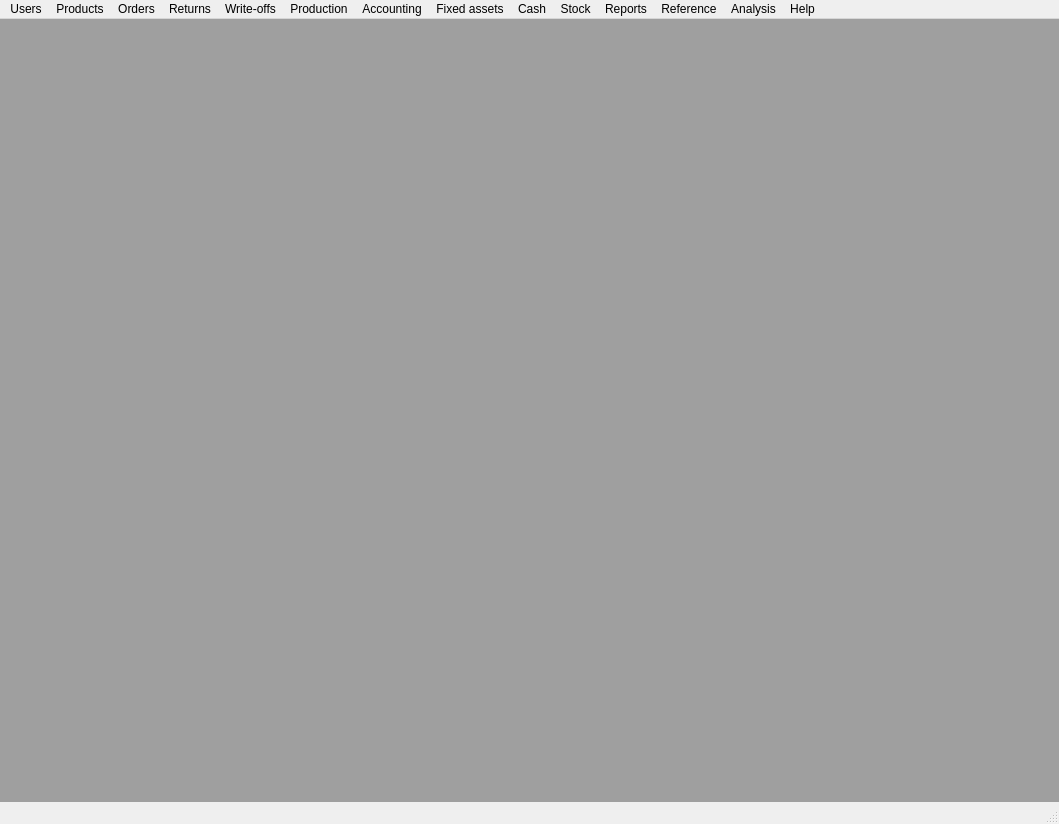
<?xml version="1.0" encoding="UTF-8"?>
<ui version="4.0">
 <class>MainWindow</class>
 <widget class="QMainWindow" name="MainWindow">
  <property name="geometry">
   <rect>
    <x>0</x>
    <y>0</y>
    <width>1059</width>
    <height>824</height>
   </rect>
  </property>
  <property name="minimumSize">
   <size>
    <width>800</width>
    <height>600</height>
   </size>
  </property>
  <property name="windowTitle">
   <string>Ormas Admin Panel</string>
  </property>
  <property name="locale">
   <locale language="English" country="UnitedStates"/>
  </property>
  <widget class="QWidget" name="centrWidget">
   <layout class="QGridLayout" name="gridLayout">
    <property name="leftMargin">
     <number>0</number>
    </property>
    <property name="topMargin">
     <number>0</number>
    </property>
    <property name="rightMargin">
     <number>0</number>
    </property>
    <property name="bottomMargin">
     <number>0</number>
    </property>
    <property name="spacing">
     <number>0</number>
    </property>
    <item row="0" column="0">
     <widget class="QMdiArea" name="mdiArea"/>
    </item>
   </layout>
  </widget>
  <widget class="QMenuBar" name="menuBar">
   <property name="geometry">
    <rect>
     <x>0</x>
     <y>0</y>
     <width>1059</width>
     <height>26</height>
    </rect>
   </property>
   <widget class="QMenu" name="menuUsers">
    <property name="locale">
     <locale language="English" country="UnitedStates"/>
    </property>
    <property name="title">
     <string>Users</string>
    </property>
    <addaction name="actionAllUsers"/>
    <addaction name="actionClients"/>
    <addaction name="actionEmployees"/>
    <addaction name="actionPurveyors"/>
    <addaction name="actionAccountables"/>
    <addaction name="actionBorrowers"/>
    <addaction name="actionCreditors"/>
    <addaction name="actionShareholders"/>
    <addaction name="actionGroup"/>
    <addaction name="actionUserGroup"/>
    <addaction name="separator"/>
    <addaction name="actionCompanyEmployees"/>
    <addaction name="actionCashboxEmployees"/>
    <addaction name="actionWarehouseEmployees"/>
    <addaction name="separator"/>
    <addaction name="actionAccess"/>
    <addaction name="actionAccessItems"/>
    <addaction name="actionUserPhoto"/>
    <addaction name="actionPosition"/>
   </widget>
   <widget class="QMenu" name="menuProducts">
    <property name="title">
     <string>Products</string>
    </property>
    <addaction name="actionProductType"/>
    <addaction name="actionProducts"/>
    <addaction name="actionProductPhoto"/>
    <addaction name="actionSpecifications"/>
    <addaction name="actionSpecificationList"/>
    <addaction name="actionPrices"/>
    <addaction name="actionNetCost"/>
    <addaction name="actionEmployeeProducts"/>
    <addaction name="actionBranchProducts"/>
    <addaction name="actionOtherStocks"/>
   </widget>
   <widget class="QMenu" name="menuOrders">
    <property name="title">
     <string>Orders</string>
    </property>
    <addaction name="actionOrders"/>
    <addaction name="actionOrderList"/>
   </widget>
   <widget class="QMenu" name="menuReturns">
    <property name="title">
     <string>Returns</string>
    </property>
    <addaction name="actionReturns"/>
    <addaction name="actionReturnList"/>
   </widget>
   <widget class="QMenu" name="menuReferences">
    <property name="title">
     <string>Reference</string>
    </property>
    <addaction name="actionCompany"/>
    <addaction name="actionCurrency"/>
    <addaction name="actionMeasure"/>
    <addaction name="actionLocation"/>
    <addaction name="actionRoles"/>
    <addaction name="actionStatus"/>
    <addaction name="actionStatusRule"/>
    <addaction name="actionRelation"/>
    <addaction name="actionRelationType"/>
    <addaction name="actionDivision"/>
    <addaction name="actionBranch"/>
    <addaction name="actionWarehouseType"/>
   </widget>
   <widget class="QMenu" name="menuHelp">
    <property name="title">
     <string>Help</string>
    </property>
    <addaction name="actionAbout"/>
   </widget>
   <widget class="QMenu" name="menuProductions">
    <property name="title">
     <string>Production</string>
    </property>
    <addaction name="actionProduction"/>
    <addaction name="actionProductionList"/>
    <addaction name="actionProductionStock"/>
    <addaction name="actionProductionConsumeRaws"/>
    <addaction name="actionProductionPlan"/>
    <addaction name="actionProductionPlanList"/>
    <addaction name="actionJobprice"/>
    <addaction name="actionJobsheet"/>
    <addaction name="actionPercentRate"/>
    <addaction name="actionTimesheet"/>
    <addaction name="actionSpoilage"/>
    <addaction name="actionSpoilageList"/>
    <addaction name="actionReworkRaws"/>
   </widget>
   <widget class="QMenu" name="menuWriteOffs">
    <property name="title">
     <string>Write-offs</string>
    </property>
    <addaction name="actionWriteOffs"/>
    <addaction name="actionWriteOffList"/>
   </widget>
   <widget class="QMenu" name="menuAccountings">
    <property name="title">
     <string>Accounting</string>
    </property>
    <addaction name="actionBalances"/>
    <addaction name="actionAccounts"/>
    <addaction name="actionSubaccounts"/>
    <addaction name="actionSubaccountLimit"/>
    <addaction name="actionGenerateOneAccount"/>
    <addaction name="actionGenerateAccounts"/>
    <addaction name="separator"/>
    <addaction name="actionSalary"/>
    <addaction name="actionSalaryType"/>
    <addaction name="actionPayroll"/>
    <addaction name="separator"/>
    <addaction name="actionAccountType"/>
    <addaction name="actionBranchSubaccounts"/>
    <addaction name="actionDivisionAccounts"/>
    <addaction name="actionChartOfAccounts"/>
    <addaction name="actionCompanyAccounts"/>
    <addaction name="actionEntry"/>
    <addaction name="actionEntryRouting"/>
    <addaction name="actionAccountableReport"/>
    <addaction name="actionCloseOfMonth"/>
    <addaction name="separator"/>
    <addaction name="actionWarehouse"/>
    <addaction name="actionCashbox"/>
   </widget>
   <widget class="QMenu" name="menuStock">
    <property name="title">
     <string>Stock</string>
    </property>
    <addaction name="actionStock"/>
    <addaction name="actionRawStock"/>
    <addaction name="actionProductStock"/>
    <addaction name="actionOrderRaws"/>
    <addaction name="actionStockTransfers"/>
    <addaction name="actionConsumptionRaws"/>
    <addaction name="actionWriteOffRaws"/>
    <addaction name="actionTransports"/>
    <addaction name="actionReceiptProducts"/>
    <addaction name="actionConsumptionProducts"/>
    <addaction name="actionInventorization"/>
    <addaction name="actionLowValueStock"/>
    <addaction name="actionConsumeOthSt"/>
    <addaction name="actionReceiptOthSt"/>
    <addaction name="actionStockLimit"/>
   </widget>
   <widget class="QMenu" name="menuCash">
    <property name="title">
     <string>Cash</string>
    </property>
    <addaction name="actionCash"/>
    <addaction name="actionPayments"/>
    <addaction name="actionPayslip"/>
    <addaction name="actionRefund"/>
    <addaction name="actionWithdrawal"/>
    <addaction name="actionCashBookList"/>
   </widget>
   <widget class="QMenu" name="menuReports">
    <property name="title">
     <string>Reports</string>
    </property>
    <addaction name="actionCompanyBalanceInfo"/>
    <addaction name="actionFinancialReport"/>
    <addaction name="actionCompanyBalance"/>
    <addaction name="separator"/>
    <addaction name="actionSpecificationReport"/>
    <addaction name="actionProfitability"/>
    <addaction name="actionSalesReport"/>
    <addaction name="actionAccountCard"/>
    <addaction name="actionWarehouseTurnover"/>
    <addaction name="actionDailySalesReport"/>
    <addaction name="actionCommonReport"/>
    <addaction name="actionAgentReport"/>
    <addaction name="separator"/>
    <addaction name="actionFixedAssetsReport"/>
    <addaction name="actionWarehouseReport"/>
   </widget>
   <widget class="QMenu" name="menuFixedAssets">
    <property name="title">
     <string>Fixed assets</string>
    </property>
    <addaction name="actionFixedAssets"/>
    <addaction name="actionFixedAssetsOperation"/>
    <addaction name="actionInventory"/>
    <addaction name="actionAmortizeGroup"/>
    <addaction name="actionAmortizeType"/>
   </widget>
   <widget class="QMenu" name="menuAnalysis">
    <property name="title">
     <string>Analysis</string>
    </property>
    <addaction name="actionABCAnalysis"/>
    <addaction name="actionProductAlalysis"/>
    <addaction name="actionRawMaterialsAnalysis"/>
    <addaction name="actionCash_analysis"/>
   </widget>
   <addaction name="menuUsers"/>
   <addaction name="menuProducts"/>
   <addaction name="menuOrders"/>
   <addaction name="menuReturns"/>
   <addaction name="menuWriteOffs"/>
   <addaction name="menuProductions"/>
   <addaction name="menuAccountings"/>
   <addaction name="menuFixedAssets"/>
   <addaction name="menuCash"/>
   <addaction name="menuStock"/>
   <addaction name="menuReports"/>
   <addaction name="menuReferences"/>
   <addaction name="menuAnalysis"/>
   <addaction name="menuHelp"/>
  </widget>
  <widget class="QStatusBar" name="statusbar"/>
  <action name="actionAllUsers">
   <property name="text">
    <string>All users</string>
   </property>
  </action>
  <action name="actionClients">
   <property name="text">
    <string>Clients</string>
   </property>
  </action>
  <action name="actionEmployees">
   <property name="text">
    <string>Employees</string>
   </property>
  </action>
  <action name="actionAccess">
   <property name="text">
    <string>Access</string>
   </property>
  </action>
  <action name="actionProductType">
   <property name="text">
    <string>Products type</string>
   </property>
  </action>
  <action name="actionProducts">
   <property name="text">
    <string>Products</string>
   </property>
  </action>
  <action name="actionOrders">
   <property name="text">
    <string>Orders</string>
   </property>
  </action>
  <action name="actionProductsList">
   <property name="text">
    <string>Products list</string>
   </property>
  </action>
  <action name="actionOrderList">
   <property name="text">
    <string>Order details</string>
   </property>
  </action>
  <action name="actionDeleteOrder">
   <property name="text">
    <string>Delete order</string>
   </property>
  </action>
  <action name="actionReturns">
   <property name="text">
    <string>Returns</string>
   </property>
  </action>
  <action name="actionReturnList">
   <property name="text">
    <string>Retrun details</string>
   </property>
  </action>
  <action name="actionDeleteReturn">
   <property name="text">
    <string>Delete return</string>
   </property>
  </action>
  <action name="actionCompany">
   <property name="text">
    <string>Company</string>
   </property>
  </action>
  <action name="actionCurrency">
   <property name="text">
    <string>Currency</string>
   </property>
  </action>
  <action name="actionMeasure">
   <property name="text">
    <string>Measure</string>
   </property>
  </action>
  <action name="actionLocation">
   <property name="text">
    <string>Location</string>
   </property>
  </action>
  <action name="actionRoles">
   <property name="text">
    <string>Roles</string>
   </property>
  </action>
  <action name="actionStatus">
   <property name="text">
    <string>Status</string>
   </property>
  </action>
  <action name="actionAbout">
   <property name="text">
    <string>About</string>
   </property>
  </action>
  <action name="actionProduction">
   <property name="text">
    <string>Production</string>
   </property>
  </action>
  <action name="actionAccessItems">
   <property name="text">
    <string>Access items</string>
   </property>
  </action>
  <action name="actionPrices">
   <property name="text">
    <string>Prices</string>
   </property>
  </action>
  <action name="actionProductionList">
   <property name="text">
    <string>Production details</string>
   </property>
  </action>
  <action name="actionWriteOffs">
   <property name="text">
    <string>Write-offs</string>
   </property>
  </action>
  <action name="actionWriteOffList">
   <property name="text">
    <string>Write-off details</string>
   </property>
  </action>
  <action name="actionUserPhoto">
   <property name="text">
    <string>User photo</string>
   </property>
  </action>
  <action name="actionProductPhoto">
   <property name="text">
    <string>Product photo</string>
   </property>
  </action>
  <action name="actionPosition">
   <property name="text">
    <string>Position</string>
   </property>
  </action>
  <action name="actionRelation">
   <property name="text">
    <string>Relation</string>
   </property>
  </action>
  <action name="actionRelationType">
   <property name="text">
    <string>Relation types</string>
   </property>
  </action>
  <action name="actionBalances">
   <property name="text">
    <string>Balances</string>
   </property>
  </action>
  <action name="actionSalary">
   <property name="text">
    <string>Salary</string>
   </property>
  </action>
  <action name="actionSalaryType">
   <property name="text">
    <string>Salary type</string>
   </property>
  </action>
  <action name="actionPayments">
   <property name="text">
    <string>Payments</string>
   </property>
  </action>
  <action name="actionPayroll">
   <property name="text">
    <string>Payroll</string>
   </property>
  </action>
  <action name="actionWithdrawal">
   <property name="text">
    <string>Withdrawal</string>
   </property>
  </action>
  <action name="actionRefund">
   <property name="text">
    <string>Refund</string>
   </property>
  </action>
  <action name="actionPayslip">
   <property name="text">
    <string>Payslip</string>
   </property>
  </action>
  <action name="actionOrderRaws">
   <property name="text">
    <string>Order raw materials</string>
   </property>
  </action>
  <action name="actionStockTransfers">
   <property name="text">
    <string>Stock transfer</string>
   </property>
  </action>
  <action name="actionTransports">
   <property name="text">
    <string>Transports</string>
   </property>
  </action>
  <action name="actionReceiptProducts">
   <property name="text">
    <string>Receipt products</string>
   </property>
  </action>
  <action name="actionConsumptionRaws">
   <property name="text">
    <string>Consumption raw materials</string>
   </property>
  </action>
  <action name="actionWriteOffRaws">
   <property name="text">
    <string>Write-off raw materials</string>
   </property>
  </action>
  <action name="actionConsumptionProducts">
   <property name="text">
    <string>Consumption products</string>
   </property>
  </action>
  <action name="actionStock">
   <property name="text">
    <string>Stock</string>
   </property>
  </action>
  <action name="actionInventorization">
   <property name="text">
    <string>Inventorization</string>
   </property>
  </action>
  <action name="actionSpecifications">
   <property name="text">
    <string>Specification</string>
   </property>
  </action>
  <action name="actionSpecificationList">
   <property name="text">
    <string>Specification details</string>
   </property>
  </action>
  <action name="actionJobprice">
   <property name="text">
    <string>Jobprice</string>
   </property>
  </action>
  <action name="actionJobsheet">
   <property name="text">
    <string>Jobsheet</string>
   </property>
  </action>
  <action name="actionPercentRate">
   <property name="text">
    <string>Percent rate</string>
   </property>
  </action>
  <action name="actionTimesheet">
   <property name="text">
    <string>Timesheet</string>
   </property>
  </action>
  <action name="actionAccounts">
   <property name="text">
    <string>Accounts</string>
   </property>
  </action>
  <action name="actionAccountType">
   <property name="text">
    <string>Account type</string>
   </property>
  </action>
  <action name="actionChartOfAccounts">
   <property name="text">
    <string>Chart of Accounts</string>
   </property>
  </action>
  <action name="actionCompanyAccounts">
   <property name="text">
    <string>Company accounts</string>
   </property>
  </action>
  <action name="actionEntry">
   <property name="text">
    <string>Entry</string>
   </property>
  </action>
  <action name="actionNetCost">
   <property name="text">
    <string>Net cost</string>
   </property>
  </action>
  <action name="actionProductionPlan">
   <property name="text">
    <string>Production plan</string>
   </property>
  </action>
  <action name="actionProductionPlanList">
   <property name="text">
    <string>Production plan details</string>
   </property>
  </action>
  <action name="actionSpoilage">
   <property name="text">
    <string>Spoilage</string>
   </property>
  </action>
  <action name="actionSpoilageList">
   <property name="text">
    <string>Spoilage details</string>
   </property>
  </action>
  <action name="actionPurveyors">
   <property name="text">
    <string>Purveyors</string>
   </property>
  </action>
  <action name="actionGenerateAccounts">
   <property name="text">
    <string>Generate accounts</string>
   </property>
  </action>
  <action name="actionGenerateOneAccount">
   <property name="text">
    <string>Generate one account</string>
   </property>
  </action>
  <action name="actionEntryRouting">
   <property name="text">
    <string>Entry routing</string>
   </property>
  </action>
  <action name="actionCompanyEmployees">
   <property name="text">
    <string>Company employees</string>
   </property>
  </action>
  <action name="actionProductionStock">
   <property name="text">
    <string>Production stock</string>
   </property>
  </action>
  <action name="actionStatusRule">
   <property name="text">
    <string>Status rule</string>
   </property>
  </action>
  <action name="actionSubaccounts">
   <property name="text">
    <string>Subaccounts</string>
   </property>
  </action>
  <action name="actionProductionConsumeRaws">
   <property name="text">
    <string>Consume raws</string>
   </property>
  </action>
  <action name="actionCompanyBalanceInfo">
   <property name="text">
    <string>Company balance info</string>
   </property>
  </action>
  <action name="actionReworkRaws">
   <property name="text">
    <string>Rework raws</string>
   </property>
  </action>
  <action name="actionCloseOfMonth">
   <property name="text">
    <string>Close of month</string>
   </property>
  </action>
  <action name="actionFinancialReport">
   <property name="text">
    <string>Financial report</string>
   </property>
  </action>
  <action name="actionCompanyBalance">
   <property name="text">
    <string>Company balance</string>
   </property>
  </action>
  <action name="actionDivision">
   <property name="text">
    <string>Division</string>
   </property>
  </action>
  <action name="actionCash">
   <property name="text">
    <string>Cash</string>
   </property>
  </action>
  <action name="actionCashBookList">
   <property name="text">
    <string>Cash book list</string>
   </property>
  </action>
  <action name="actionSpecificationReport">
   <property name="text">
    <string>Specification report</string>
   </property>
  </action>
  <action name="actionProfitability">
   <property name="text">
    <string>Profitability</string>
   </property>
  </action>
  <action name="actionSalesReport">
   <property name="text">
    <string>Sales report</string>
   </property>
  </action>
  <action name="actionAccountCard">
   <property name="text">
    <string>Account card</string>
   </property>
  </action>
  <action name="actionCashboxEmployees">
   <property name="text">
    <string>Cashbox employees</string>
   </property>
  </action>
  <action name="actionWarehouseEmployees">
   <property name="text">
    <string>Warehouse employees</string>
   </property>
  </action>
  <action name="actionBranch">
   <property name="text">
    <string>Branch</string>
   </property>
  </action>
  <action name="actionWarehouseType">
   <property name="text">
    <string>Warehouse types</string>
   </property>
  </action>
  <action name="actionWarehouse">
   <property name="text">
    <string>Warehouse</string>
   </property>
  </action>
  <action name="actionCashbox">
   <property name="text">
    <string>Cashbox</string>
   </property>
  </action>
  <action name="actionRawStock">
   <property name="text">
    <string>Raw stock</string>
   </property>
  </action>
  <action name="actionProductStock">
   <property name="text">
    <string>Product stock</string>
   </property>
  </action>
  <action name="actionAccountables">
   <property name="text">
    <string>Accountables</string>
   </property>
  </action>
  <action name="actionBorrowers">
   <property name="text">
    <string>Borrower</string>
   </property>
  </action>
  <action name="actionCreditors">
   <property name="text">
    <string>Creditor</string>
   </property>
  </action>
  <action name="actionShareholders">
   <property name="text">
    <string>Shareholders</string>
   </property>
  </action>
  <action name="actionEmployeeProducts">
   <property name="text">
    <string>Employeee products</string>
   </property>
  </action>
  <action name="actionBranchProducts">
   <property name="text">
    <string>Branch products</string>
   </property>
  </action>
  <action name="actionWarehouseTurnover">
   <property name="text">
    <string>Warehouse turnover</string>
   </property>
  </action>
  <action name="actionFixedAssets">
   <property name="text">
    <string>Fixed assets</string>
   </property>
  </action>
  <action name="actionFixedAssetsOperation">
   <property name="text">
    <string>Fixed assets operation</string>
   </property>
  </action>
  <action name="actionInventory">
   <property name="text">
    <string>Inventory</string>
   </property>
  </action>
  <action name="actionAmortizeGroup">
   <property name="text">
    <string>Amortize group</string>
   </property>
  </action>
  <action name="actionAmortizeType">
   <property name="text">
    <string>Amortize type</string>
   </property>
  </action>
  <action name="actionDivisionAccounts">
   <property name="text">
    <string>Division assounts</string>
   </property>
  </action>
  <action name="actionOtherStocks">
   <property name="text">
    <string>Other stocks</string>
   </property>
  </action>
  <action name="actionLowValueStock">
   <property name="text">
    <string>Low value stock</string>
   </property>
  </action>
  <action name="actionConsumeOthSt">
   <property name="text">
    <string>Consume other stocks</string>
   </property>
  </action>
  <action name="actionReceiptOthSt">
   <property name="text">
    <string>Receipt other stocks</string>
   </property>
  </action>
  <action name="actionGroup">
   <property name="text">
    <string>Group</string>
   </property>
  </action>
  <action name="actionUserGroup">
   <property name="text">
    <string>User group relation</string>
   </property>
  </action>
  <action name="actionStockLimit">
   <property name="text">
    <string>Stock limit</string>
   </property>
  </action>
  <action name="actionSubaccountLimit">
   <property name="text">
    <string>Subaccount limit</string>
   </property>
  </action>
  <action name="actionDailySalesReport">
   <property name="text">
    <string>Daily sales report</string>
   </property>
  </action>
  <action name="actionAccountableReport">
   <property name="text">
    <string>Accountable report</string>
   </property>
  </action>
  <action name="actionBranchSubaccounts">
   <property name="text">
    <string>Branch subaccounts</string>
   </property>
  </action>
  <action name="actionCommonReport">
   <property name="text">
    <string>Common report</string>
   </property>
  </action>
  <action name="actionAgentReport">
   <property name="text">
    <string>Agent report</string>
   </property>
  </action>
  <action name="actionDailyAgentReport">
   <property name="text">
    <string>Daily agent report</string>
   </property>
  </action>
  <action name="actionABCAnalysis">
   <property name="text">
    <string>ABC analysis</string>
   </property>
  </action>
  <action name="actionProductAlalysis">
   <property name="text">
    <string>Product and Net cost alalysis</string>
   </property>
  </action>
  <action name="actionRawMaterialsAnalysis">
   <property name="text">
    <string>Raw materials analysis</string>
   </property>
  </action>
  <action name="actionCash_analysis">
   <property name="text">
    <string>Cash analysis</string>
   </property>
  </action>
  <action name="actionFixedAssetsReport">
   <property name="text">
    <string>Fixed assets report</string>
   </property>
  </action>
  <action name="actionWarehouseReport">
   <property name="text">
    <string>Warehouse report</string>
   </property>
  </action>
 </widget>
 <resources/>
 <connections/>
</ui>
